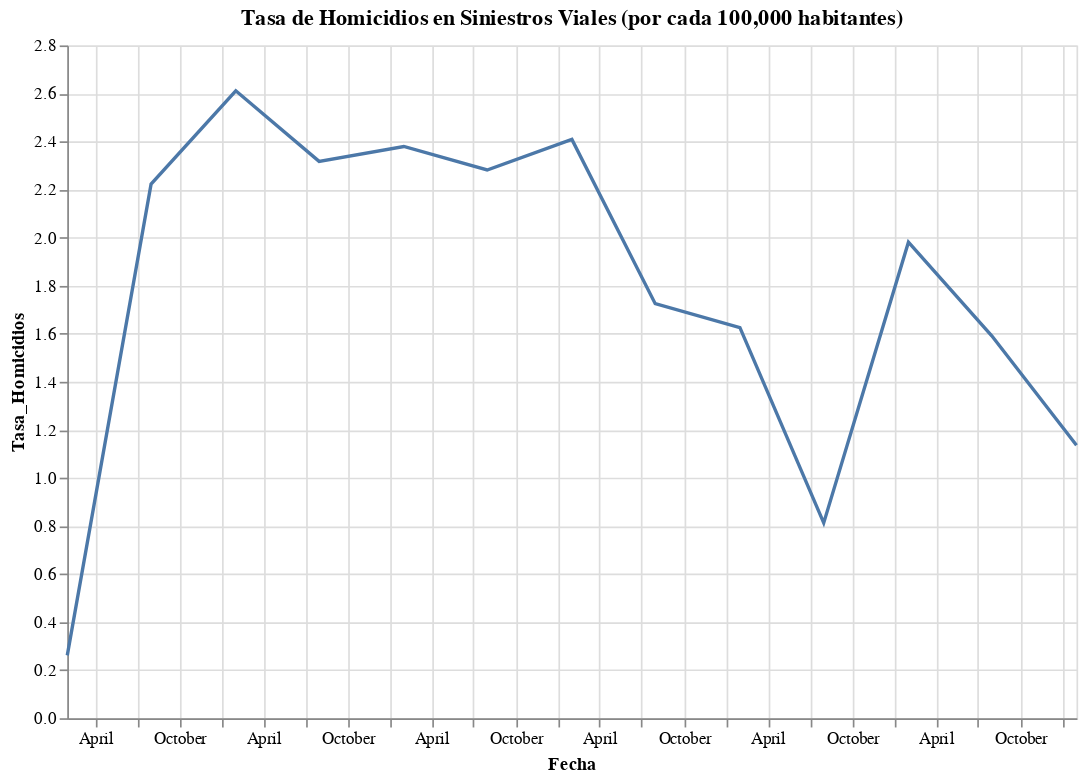

This figure's notebook cell:
### Code cell
# Crear la gráfica de línea con Altair
chart = alt.Chart(victimas_agrupadas).mark_line().encode(
    x='Fecha:T',
    y='Tasa_Homicidios:Q'
).properties(
    title='Tasa de Homicidios en Siniestros Viales (por cada 100,000 habitantes)',
    width=600,
    height=400
)

# Mostrar la gráfica
chart.show()

### Figure 1 — Vega-Lite specification as saved in the notebook (floating-point values rounded to 4 significant figures)
{"config": {"view": {"continuousWidth": 300, "continuousHeight": 300}}, "data": {"name": "data-0d0bfb4fa9bf5cc39f18a7a2072cbd60"}, "mark": {"type": "line"}, "encoding": {"x": {"field": "Fecha", "type": "temporal"}, "y": {"field": "Tasa_Homicidios", "type": "quantitative"}}, "height": 400, "title": "Tasa de Homicidios en Siniestros Viales (por cada 100,000 habitantes)", "width": 600, "$schema": "https://vega.github.io/schema/vega-lite/v5.17.0.json", "datasets": {"data-0d0bfb4fa9bf5cc39f18a7a2072cbd60": [{"Fecha": "2016-01-31T00:00:00", "Victimas": 8, "poblacion": 3059122, "Tasa_Homicidios": 0.2615}, {"Fecha": "2016-07-31T00:00:00", "Victimas": 68, "poblacion": 3059122, "Tasa_Homicidios": 2.223}, {"Fecha": "2017-01-31T00:00:00", "Victimas": 80, "poblacion": 3063728, "Tasa_Homicidios": 2.611}, {"Fecha": "2017-07-31T00:00:00", "Victimas": 71, "poblacion": 3063728, "Tasa_Homicidios": 2.317}, {"Fecha": "2018-01-31T00:00:00", "Victimas": 73, "poblacion": 3068043, "Tasa_Homicidios": 2.379}, {"Fecha": "2018-07-31T00:00:00", "Victimas": 70, "poblacion": 3068043, "Tasa_Homicidios": 2.282}, {"Fecha": "2019-01-31T00:00:00", "Victimas": 74, "poblacion": 3072029, "Tasa_Homicidios": 2.409}, {"Fecha": "2019-07-31T00:00:00", "Victimas": 53, "poblacion": 3072029, "Tasa_Homicidios": 1.725}, {"Fecha": "2020-01-31T00:00:00", "Victimas": 50, "poblacion": 3075646, "Tasa_Homicidios": 1.626}, {"Fecha": "2020-07-31T00:00:00", "Victimas": 25, "poblacion": 3075646, "Tasa_Homicidios": 0.8128}, {"Fecha": "2021-01-31T00:00:00", "Victimas": 61, "poblacion": 3078836, "Tasa_Homicidios": 1.981}, {"Fecha": "2021-07-31T00:00:00", "Victimas": 49, "poblacion": 3078836, "Tasa_Homicidios": 1.592}, {"Fecha": "2022-01-31T00:00:00", "Victimas": 35, "poblacion": 3081550, "Tasa_Homicidios": 1.136}]}}
